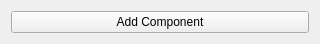
<?xml version="1.0" encoding="UTF-8"?>
<ui version="4.0">
 <class>AddComponentFont</class>
 <widget class="QWidget" name="AddComponentFont">
  <property name="geometry">
   <rect>
    <x>0</x>
    <y>0</y>
    <width>320</width>
    <height>41</height>
   </rect>
  </property>
  <property name="windowTitle">
   <string>Form</string>
  </property>
  <layout class="QGridLayout" name="gridLayout">
   <item row="0" column="0">
    <widget class="QPushButton" name="AddComponent">
     <property name="text">
      <string>Add Component</string>
     </property>
    </widget>
   </item>
  </layout>
 </widget>
 <resources/>
 <connections/>
</ui>
